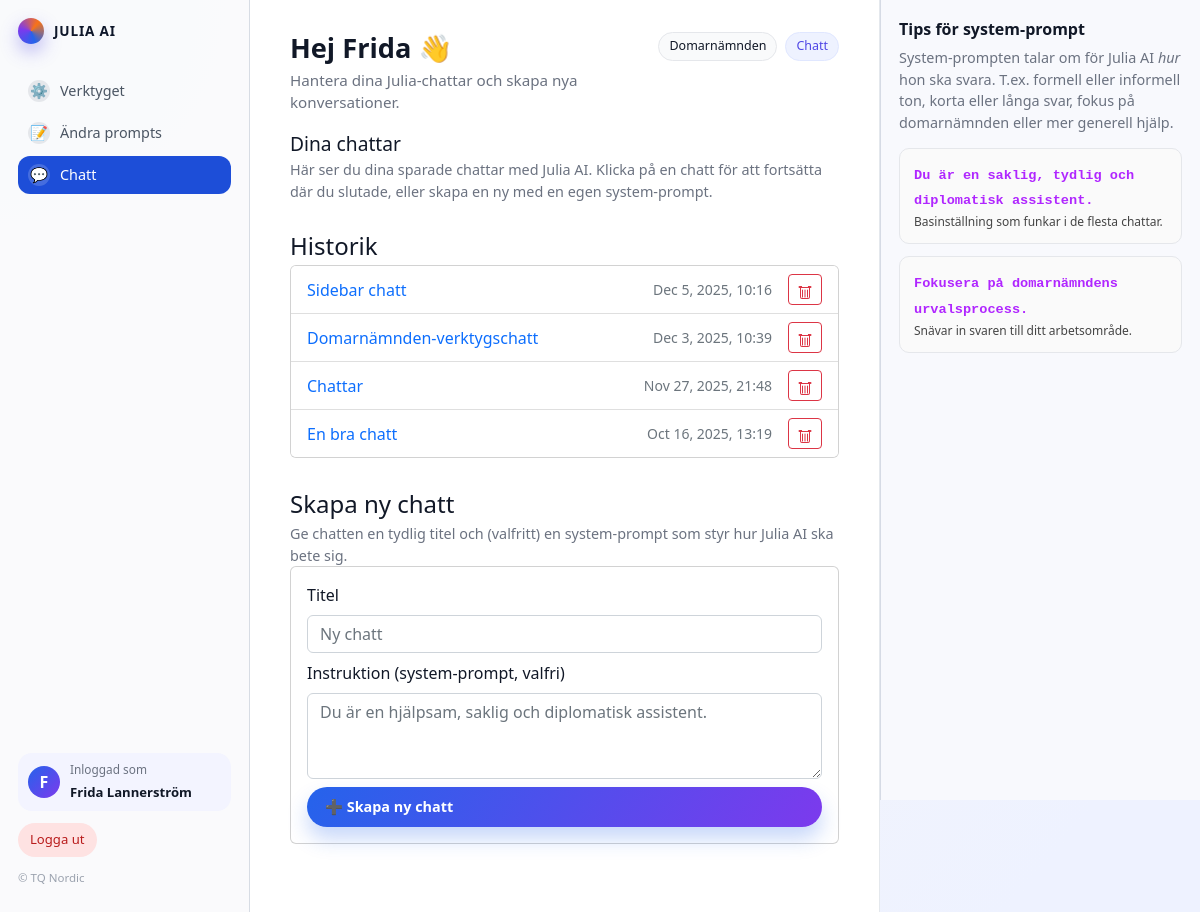
The app's page /chat/ (signed in), older data.
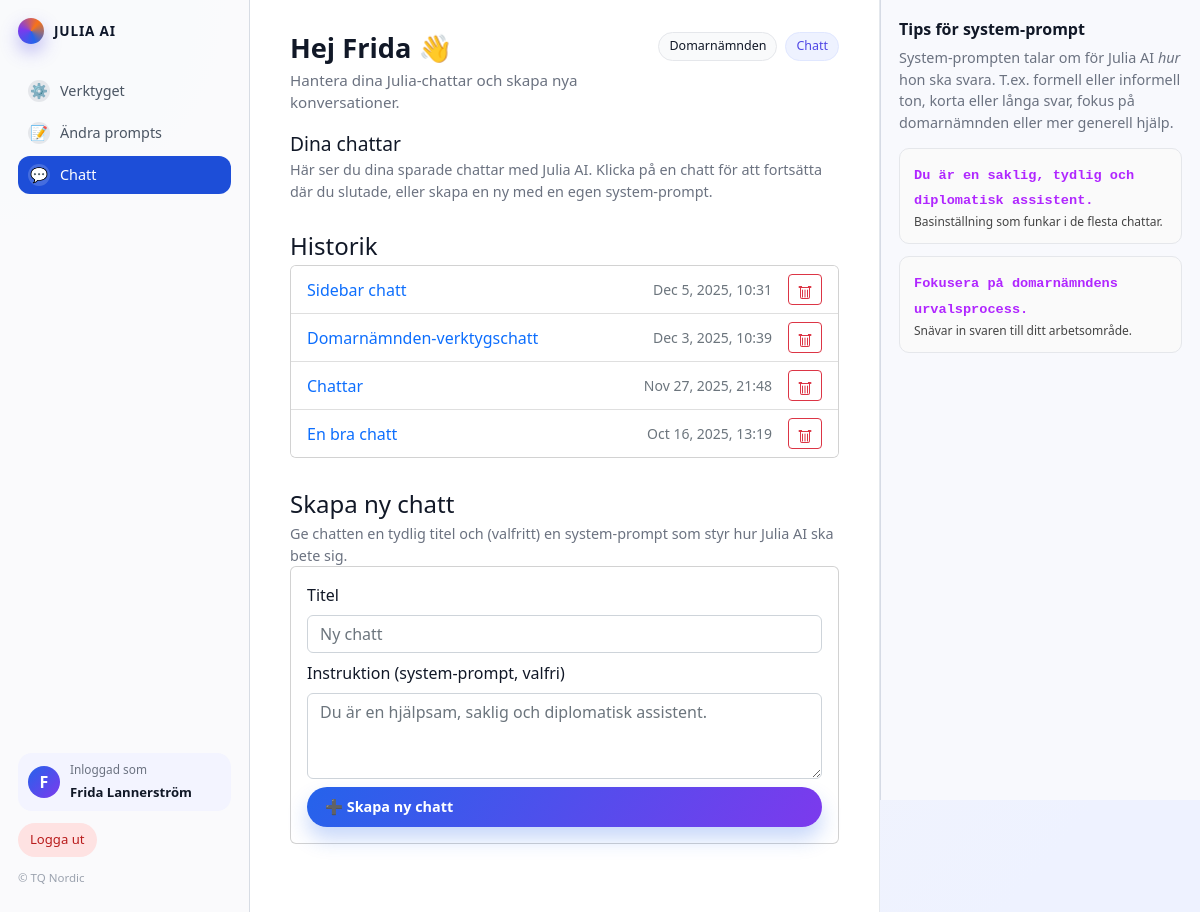
The same page, newer data.
### myapp/models.py (models this page shows, shortened)
class ChatSession(models.Model):
    user = models.ForeignKey(settings.AUTH_USER_MODEL, on_delete=models.CASCADE)
    title = models.CharField(max_length=200, default="Ny chatt")
    flow = models.CharField(max_length=50, blank=True, null=True)  # t.ex. "domarnamnden"
    step = models.PositiveSmallIntegerField(blank=True, null=True) # 1–10
    system_prompt = models.TextField(
        default=(
            "Du är en hjälpsam, saklig och diplomatisk assistent. "
            "Skriv tydligt och konkret, mild tonalitet, inga överdrifter."
        )
    )
    created_at = models.DateTimeField(auto_now_add=True)
    updated_at = models.DateTimeField(auto_now=True)

### myapp/views.py (the view, shortened to what this page needs)
# urls.py: path("chat/", views.chat_home, name="chat_home"),
@login_required
def chat_home(request):
    sessions = ChatSession.objects.filter(user=request.user).order_by("-updated_at")
    return render(request, "chat_home.html", {"sessions": sessions})

### templates/chat_home.html (shortened to what the changed rows need)
{% load static %}
<!DOCTYPE html>
<html lang="sv">
<head>
    <link href="https://cdn.jsdelivr.net/npm/bootstrap@5.2.3/dist/css/bootstrap.min.css" rel="stylesheet">
    <link rel="stylesheet" href="{% static 'css/style.css' %}">
</head>
<body id="page-top">
  <div class="app-shell">
    <main class="main-area">
      <header class="page-header">
        <div>
          <h1>Hej {{ user.first_name|default:user.username }} 👋</h1>
        </div>
      </header>
      <section id="chat-home">
        <div class="adminui-layout">
          <div class="adminui-main">
            <div class="adminui-container">
              <h2 class="adminui-title" style="margin-top:0;">Dina chattar</h2>
              <div class="adminui-container" style="margin-bottom:32px;">
                <div class="card p-0">
                  <div class="list-group list-group-flush">
                    {% for s in sessions %}
                      <div class="list-group-item d-flex align-items-center gap-2">
                        <a class="flex-grow-1 text-decoration-none"
                           href="{% url 'chat_session' s.id %}">
                          {{ s.title }}
                        </a>
                        <small class="text-muted me-2">
                          {{ s.updated_at|date:"M j, Y, H:i" }}
                        </small>
                        <form action="{% url 'chat_delete' s.id %}" method="post"
                              onsubmit="return confirm('Ta bort denna chatt? Det går inte att ångra.');">
                          <button type="submit" class="btn btn-sm btn-outline-danger" title="Ta bort">
                          </button>
                        </form>
                      </div>
                    {% empty %}
                      <div class="list-group-item text-muted">Ingen historik ännu.</div>
                    {% endfor %}
                  </div>
                </div>
              </div>
            </div>
          </div>
        </div>
      </section>
    </main>
  </div>
</body>
</html>

Row changes from the older to the newer data that the page shows:
changed ChatSession "Sidebar chatt": updated_at "Dec 5, 2025, 10:16" → "Dec 5, 2025, 10:31"
